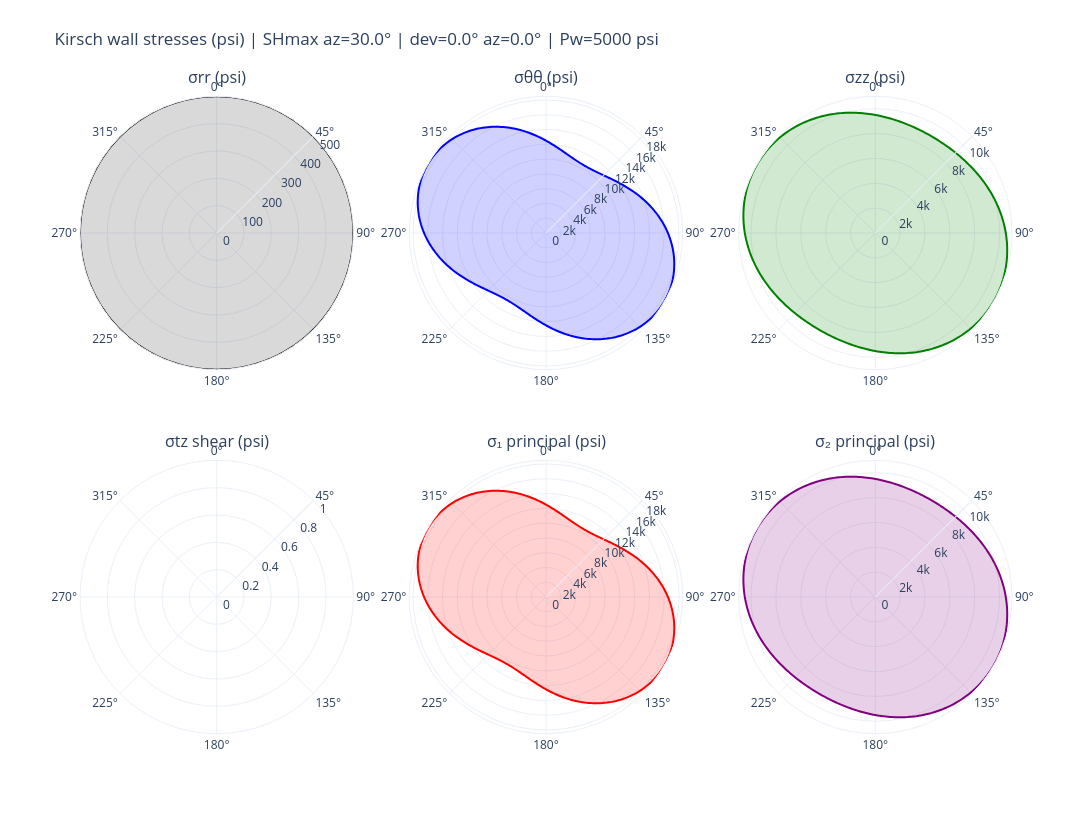

The notebook cell this image was saved under:
### Markdown cell above
## Polar QC — all stress components around the borehole (psi)

### Code cell
# Polar QC — every wall-stress component around the wellbore (psi)
# 0deg = Top-of-Hole, clockwise.
comps = [
    ("σrr (psi)", wall.sigma_rr, "black", "rgba(0,0,0,0.15)"),
    ("σθθ (psi)", wall.sigma_tt, "blue", "rgba(0,0,255,0.18)"),
    ("σzz (psi)", wall.sigma_zz, "green", "rgba(0,128,0,0.18)"),
    ("σtz shear (psi)", wall.sigma_tz, "orange", "rgba(255,165,0,0.18)"),
    ("σ₁ principal (psi)", principals.sigma_1, "red", "rgba(255,0,0,0.18)"),
    ("σ₂ principal (psi)", principals.sigma_2, "purple", "rgba(128,0,128,0.18)"),
]

fig = make_subplots(
    rows=2, cols=3,
    specs=[[{"type": "polar"}] * 3, [{"type": "polar"}] * 3],
    subplot_titles=[c[0] for c in comps],
    vertical_spacing=0.12, horizontal_spacing=0.06,
)

for i, (title, r, line_color, fill_color) in enumerate(comps):
    row = i // 3 + 1
    col = i % 3 + 1
    fig.add_trace(go.Scatterpolar(r=r, theta=theta, mode="lines",
                                  line=dict(color=line_color, width=2),
                                  fill="toself", fillcolor=fill_color,
                                  showlegend=False),
                  row=row, col=col)

for i in range(1, 7):
    key = "polar" if i == 1 else f"polar{i}"
    fig.update_layout(**{key: dict(
        angularaxis=dict(direction="clockwise", rotation=90),
        radialaxis=dict(angle=45, tickangle=45),
    )})

fig.update_layout(
    height=820, width=1150, template="plotly_white",
    title=(f"Kirsch wall stresses (psi) | SHmax az={SHMAX_AZIMUTH}° | "
           f"dev={BOREHOLE_DEVIATION}° az={BOREHOLE_AZIMUTH}° | Pw={MUD_PRESSURE:.0f} psi"),
    margin=dict(t=90),
)
fig.show()

### Figure 1 — Plotly figure (JSON) as saved in the notebook; plotly's stock layout.template omitted (floating-point values rounded to 4 significant figures; data arrays with more than 128 entries replaced by an {"elided": "..."} marker saying what was removed)
{"data": [{"fill": "toself", "fillcolor": "rgba(0,0,0,0.15)", "line": {"color": "black", "width": 2}, "mode": "lines", "r": {"elided": "361 float values"}, "showlegend": false, "subplot": "polar", "theta": {"elided": "361 float values"}, "type": "scatterpolar"}, {"fill": "toself", "fillcolor": "rgba(0,0,255,0.18)", "line": {"color": "blue", "width": 2}, "mode": "lines", "r": {"elided": "361 float values"}, "showlegend": false, "subplot": "polar2", "theta": {"elided": "361 float values"}, "type": "scatterpolar"}, {"fill": "toself", "fillcolor": "rgba(0,128,0,0.18)", "line": {"color": "green", "width": 2}, "mode": "lines", "r": {"elided": "361 float values"}, "showlegend": false, "subplot": "polar3", "theta": {"elided": "361 float values"}, "type": "scatterpolar"}, {"fill": "toself", "fillcolor": "rgba(255,165,0,0.18)", "line": {"color": "orange", "width": 2}, "mode": "lines", "r": {"elided": "361 float values"}, "showlegend": false, "subplot": "polar4", "theta": {"elided": "361 float values"}, "type": "scatterpolar"}, {"fill": "toself", "fillcolor": "rgba(255,0,0,0.18)", "line": {"color": "red", "width": 2}, "mode": "lines", "r": {"elided": "361 float values"}, "showlegend": false, "subplot": "polar5", "theta": {"elided": "361 float values"}, "type": "scatterpolar"}, {"fill": "toself", "fillcolor": "rgba(128,0,128,0.18)", "line": {"color": "purple", "width": 2}, "mode": "lines", "r": {"elided": "361 float values"}, "showlegend": false, "subplot": "polar6", "theta": {"elided": "361 float values"}, "type": "scatterpolar"}], "layout": {"annotations": [{"font": {"size": 16}, "showarrow": false, "text": "σrr (psi)", "x": 0.1467, "xanchor": "center", "xref": "paper", "y": 1.0, "yanchor": "bottom", "yref": "paper"}, {"font": {"size": 16}, "showarrow": false, "text": "σθθ (psi)", "x": 0.5, "xanchor": "center", "xref": "paper", "y": 1.0, "yanchor": "bottom", "yref": "paper"}, {"font": {"size": 16}, "showarrow": false, "text": "σzz (psi)", "x": 0.8533, "xanchor": "center", "xref": "paper", "y": 1.0, "yanchor": "bottom", "yref": "paper"}, {"font": {"size": 16}, "showarrow": false, "text": "σtz shear (psi)", "x": 0.1467, "xanchor": "center", "xref": "paper", "y": 0.44, "yanchor": "bottom", "yref": "paper"}, {"font": {"size": 16}, "showarrow": false, "text": "σ₁ principal (psi)", "x": 0.5, "xanchor": "center", "xref": "paper", "y": 0.44, "yanchor": "bottom", "yref": "paper"}, {"font": {"size": 16}, "showarrow": false, "text": "σ₂ principal (psi)", "x": 0.8533, "xanchor": "center", "xref": "paper", "y": 0.44, "yanchor": "bottom", "yref": "paper"}], "height": 820, "margin": {"t": 90}, "polar": {"angularaxis": {"direction": "clockwise", "rotation": 90}, "domain": {"x": [0.0, 0.2933], "y": [0.56, 1.0]}, "radialaxis": {"angle": 45, "tickangle": 45}}, "polar2": {"angularaxis": {"direction": "clockwise", "rotation": 90}, "domain": {"x": [0.3533, 0.6467], "y": [0.56, 1.0]}, "radialaxis": {"angle": 45, "tickangle": 45}}, "polar3": {"angularaxis": {"direction": "clockwise", "rotation": 90}, "domain": {"x": [0.7067, 1.0], "y": [0.56, 1.0]}, "radialaxis": {"angle": 45, "tickangle": 45}}, "polar4": {"angularaxis": {"direction": "clockwise", "rotation": 90}, "domain": {"x": [0.0, 0.2933], "y": [0.0, 0.44]}, "radialaxis": {"angle": 45, "tickangle": 45}}, "polar5": {"angularaxis": {"direction": "clockwise", "rotation": 90}, "domain": {"x": [0.3533, 0.6467], "y": [0.0, 0.44]}, "radialaxis": {"angle": 45, "tickangle": 45}}, "polar6": {"angularaxis": {"direction": "clockwise", "rotation": 90}, "domain": {"x": [0.7067, 1.0], "y": [0.0, 0.44]}, "radialaxis": {"angle": 45, "tickangle": 45}}, "title": {"text": "Kirsch wall stresses (psi) | SHmax az=30.0° | dev=0.0° az=0.0° | Pw=5000 psi"}, "width": 1150}}
